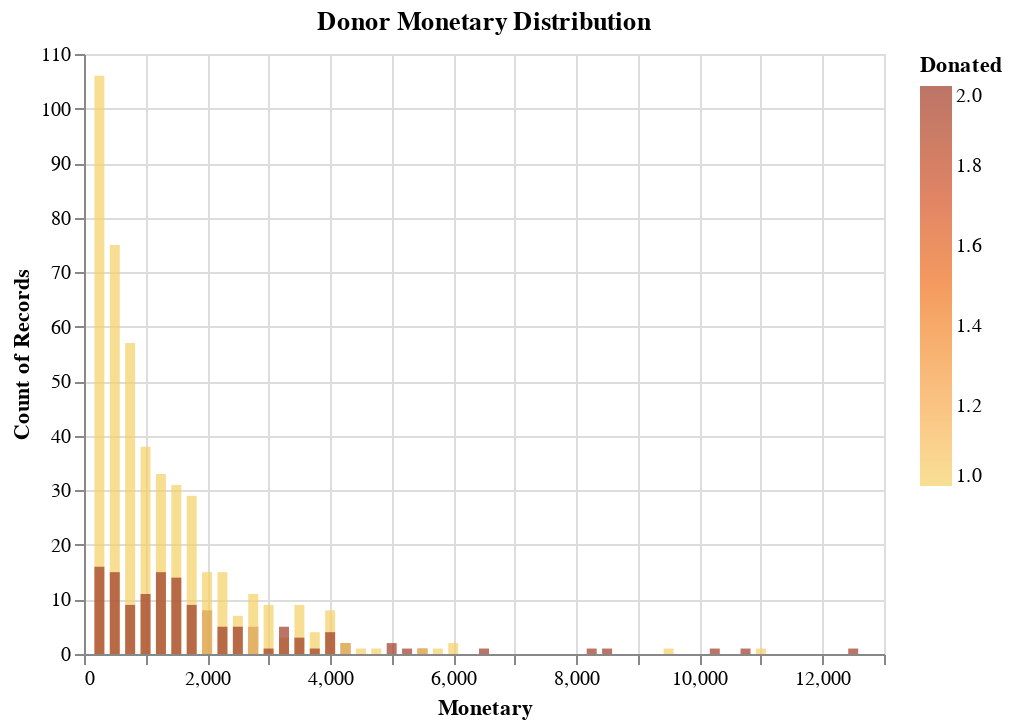

The code cell stored with this chart in its notebook:
### Code cell
alt.Chart(blood_df_train).mark_bar(opacity = 0.7).encode(
    alt.X("Monetary"),
    alt.Y('count()', stack=None),
    color=alt.Color('Donated', scale=alt.Scale(scheme='goldorange'))
).properties(title = "Donor Monetary Distribution")

### Figure 1 — Vega-Lite specification as saved in the notebook (floating-point values rounded to 4 significant figures; data arrays with more than 128 entries replaced by an {"elided": "..."} marker saying what was removed)
{"$schema": "https://vega.github.io/schema/vega-lite/v3.4.0.json", "config": {"mark": {"tooltip": null}, "view": {"height": 300, "width": 400}}, "data": {"name": "data-32548e9b1b08a896c9597c0c8174a7e1"}, "datasets": {"data-32548e9b1b08a896c9597c0c8174a7e1": {"elided": "598 records"}}, "encoding": {"color": {"field": "Donated", "scale": {"scheme": "goldorange"}, "type": "quantitative"}, "x": {"field": "Monetary", "type": "quantitative"}, "y": {"aggregate": "count", "stack": null, "type": "quantitative"}}, "mark": {"opacity": 0.7, "type": "bar"}, "title": "Donor Monetary Distribution"}
